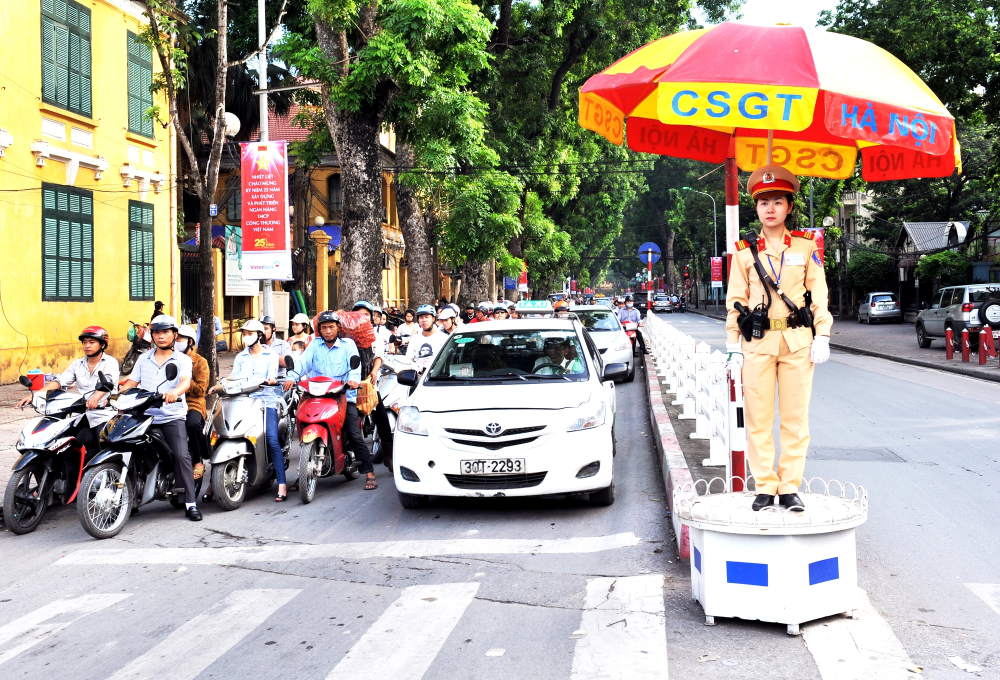
#> input picture qwen-vlm-poc/images/test2.jpg, 2000 x 1360 px (shown at 1/2 size)
$ python draw_boxes.py
#> lines starting #> are read from the running program, lines starting #| are printed output that depends on the picture
"""Vẽ bbox của cases.json lên ảnh gốc để người xem xác nhận nhãn trước khi tin số liệu.

  python tools/draw_boxes.py [--cases eval/cases.json] [--out results/overlays]
"""
from __future__ import annotations

import argparse
import json
import sys
from pathlib import Path

ROOT = Path(__file__).resolve().parents[1]
sys.path.insert(0, str(ROOT))

from PIL import Image, ImageDraw  # noqa: E402


def main() -> None:
    ap = argparse.ArgumentParser()
    ap.add_argument("--cases", default="eval/cases.json")
    ap.add_argument("--out", default="results/overlays")
    args = ap.parse_args()

    cases = json.loads((ROOT / args.cases).read_text(encoding="utf-8"))["cases"]
#> (reads qwen-vlm-poc/eval/cases.json from the repository)
    by_image: dict[str, list[dict]] = {}
    for c in cases:
        by_image.setdefault(c["image"], []).append(c)

    out_dir = ROOT / args.out
    out_dir.mkdir(parents=True, exist_ok=True)
    for rel, group in by_image.items():
        img = Image.open(ROOT / rel).convert("RGB")
#> img is the input picture: PIL image 2000x1360 RGB; mean R, G, B 161.9, 154.9, 142.8
        d = ImageDraw.Draw(img)
        lw = max(3, img.size[0] // 400)
#> lw = 5
        for c in group:
            x1, y1, x2, y2 = c["bbox"]
            d.rectangle((x1, y1, x2, y2), outline="red", width=lw)
            d.text((x1 + 4, max(0, y1 - 12)), c["id"][:3], fill="yellow")
        target = out_dir / f"{Path(rel).stem}_overlay.jpg"
        img.save(target, quality=88)
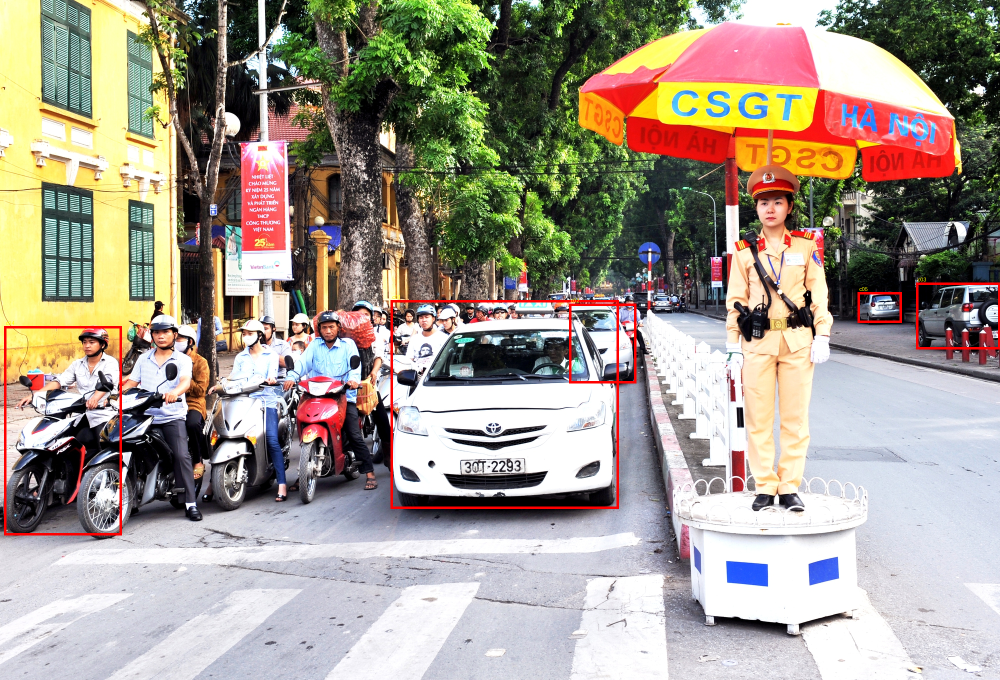
#> saved as test2_overlay.jpg: PIL image 2000x1360 RGB (shown at 1/2 size); mean R, G, B 162.9, 153.9, 141.9
        print("Đã lưu", target)
#> pass 2 of the loop in main, `for rel, group in by_image.items():`:
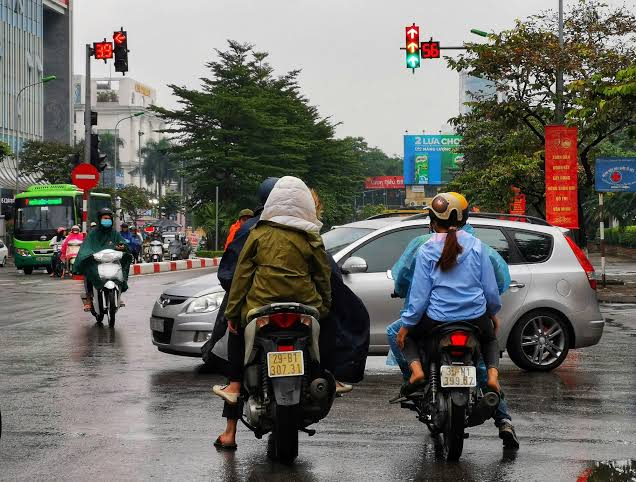
#> input picture qwen-vlm-poc/images/test.jpg, 636 x 482 px
#> in main, img is the input picture: PIL image 636x482 RGB; mean R, G, B 110, 108.7, 103.2
#> in main, `img.save(target, quality=88)`:
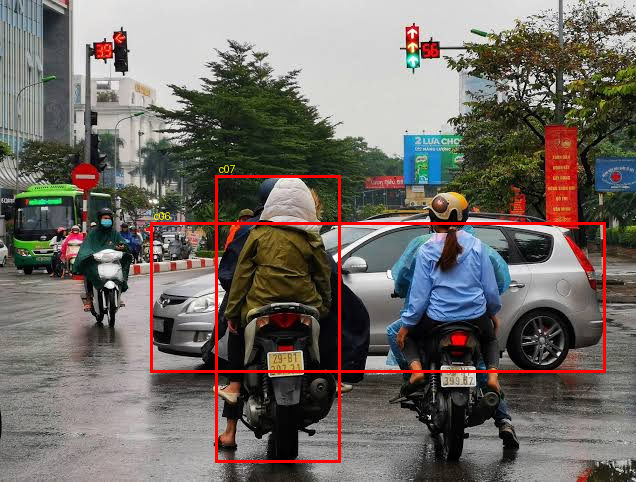
#> saved as test_overlay.jpg: PIL image 636x482 RGB; mean R, G, B 113.2, 107, 101.6


if __name__ == "__main__":
    main()
